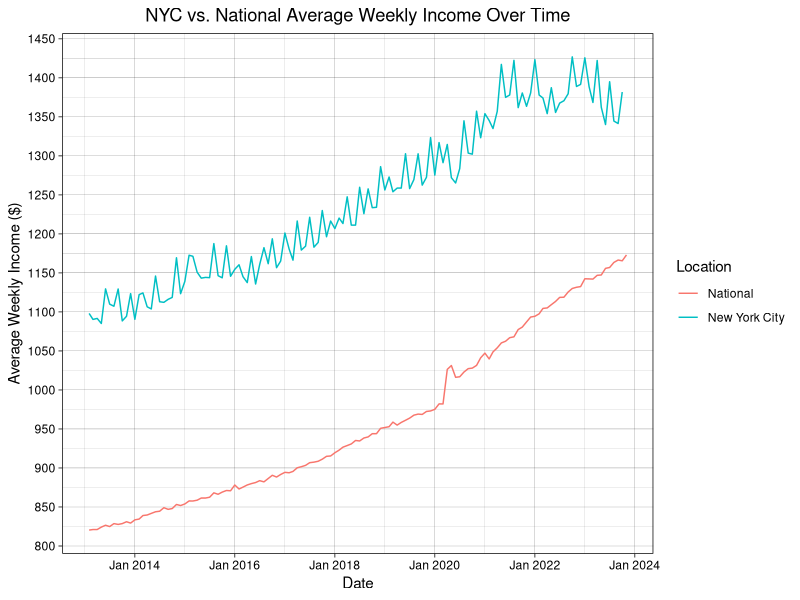
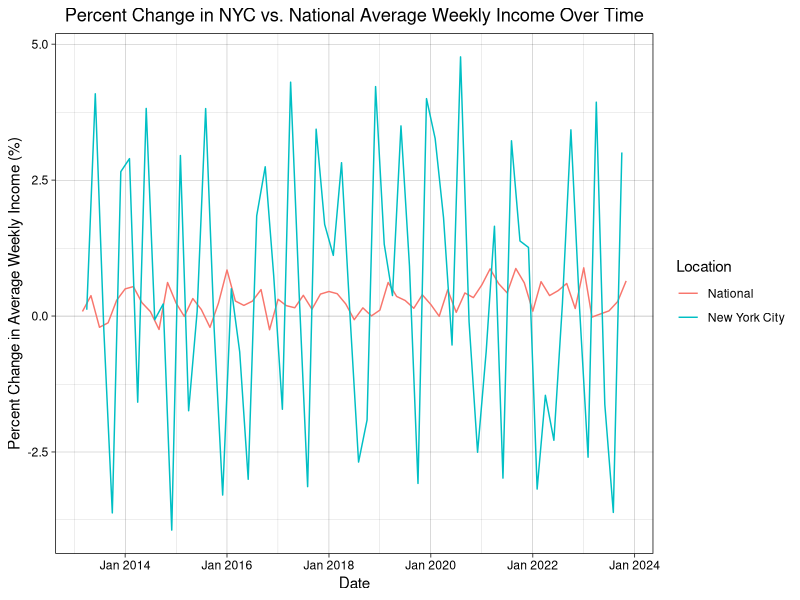
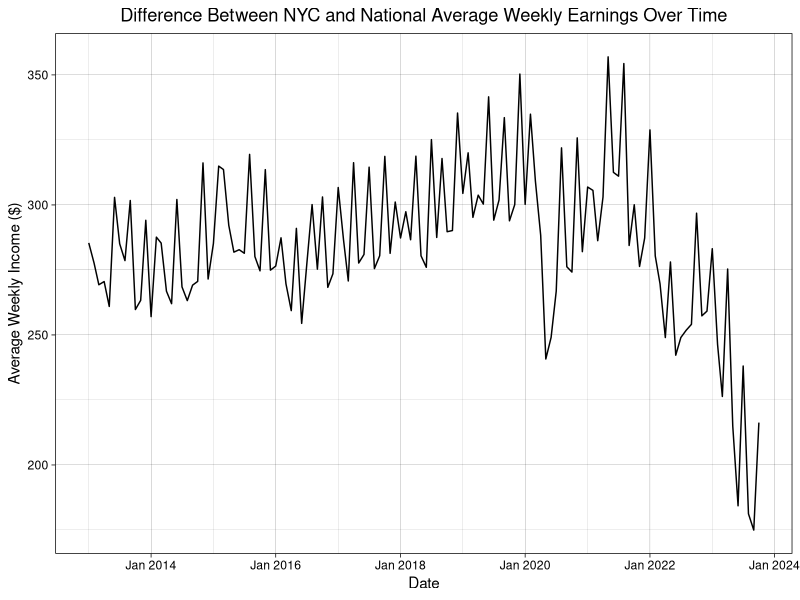

These charts were generated, in order, by the following R code:
## ---- chunk 1
library(ggplot2)
library(tidyr)
library(dplyr)
## ---- chunk 2

nyc_weekly_earnings <- read.csv("nyc_weekly_earnings.csv")

for (col in c("Jan", "Feb", "Mar", "Apr", "May", "Jun", "Jul", "Aug", "Sep", "Oct", "Nov"
              , "Dec", "Annual")) {
  nyc_weekly_earnings[[col]] <- as.numeric(gsub("[\\$,]", "", nyc_weekly_earnings[[col]]))
}

nyc_weekly_earnings <- subset(nyc_weekly_earnings, Year >= 2013)

nyc_weekly_earnings <- nyc_weekly_earnings |> select(-Annual)

national_weekly_earnings <- read.csv("Average weekly earnings of all employees, total private, seasonally adjusted-national.csv")

## ---- chunk 3

nyc_weekly_earnings <- pivot_longer(nyc_weekly_earnings, cols = -Year, names_to = "Month", values_to = "Value")
national_weekly_earnings <- pivot_longer(national_weekly_earnings, cols = -Year, names_to = "Month", values_to = "Value")

nyc_weekly_earnings$Location <- "New York City"

national_weekly_earnings$Location <- "National"

weekly_earnings <- rbind(nyc_weekly_earnings, national_weekly_earnings)

weekly_earnings$Date <- as.Date(paste(weekly_earnings$Year, weekly_earnings$Month, "01", sep = "-"), format = "%Y-%b-%d")

weekly_earnings <- weekly_earnings |>
  mutate(PercentChange = c(((Value - lag(Value)) / lag(Value)) * 100))

weekly_earnings <- na.omit(weekly_earnings)

ggplot(weekly_earnings, aes(x = Date, y = Value, color = Location)) +
  geom_line() +
  labs(title = "NYC vs. National Average Weekly Income Over Time",
       x = "Date",
       y = "Average Weekly Income ($)")+
  theme_linedraw()+
  scale_x_date(date_breaks = "2 year", date_labels = "%b %Y")+
  scale_y_continuous(breaks = seq(800, 1450, by = 50))+
  theme(plot.title = element_text(hjust = 0.5))

## ---- chunk 4
weekly_earnings <- weekly_earnings |>
  mutate(PercentChange = c(((Value - lag(Value)) / lag(Value)) * 100))

subsampled_df <- weekly_earnings |> slice(seq(1, n(), by = 2))

subsampled_df <- na.omit(subsampled_df)


ggplot(subsampled_df, aes(x = Date, y = PercentChange, color = Location)) +
  geom_line() +
  labs(title = "Percent Change in NYC vs. National Average Weekly Income Over Time",
       x = "Date",
       y = "Percent Change in Average Weekly Income (%)")+
  theme_linedraw()+
  scale_x_date(date_breaks = "2 year", date_labels = "%b %Y")+
  theme(plot.title = element_text(hjust = 0.5))
## ---- chunk 5

nyc_weekly_earnings$Difference <- nyc_weekly_earnings$Value - national_weekly_earnings$Value

nyc_weekly_earnings$Date <- as.Date(paste(nyc_weekly_earnings$Year, nyc_weekly_earnings$Month, "01", sep = "-"), format = "%Y-%b-%d")

nyc_weekly_earnings <- na.omit(nyc_weekly_earnings)

ggplot(nyc_weekly_earnings, aes(x = Date, y = Difference)) +
  geom_line() +
  labs(title = "Difference Between NYC and National Average Weekly Earnings Over Time",
       x = "Date",
       y = "Average Weekly Income ($)")+
  theme_linedraw()+
  scale_x_date(date_breaks = "2 year", date_labels = "%b %Y")+
  theme(plot.title = element_text(hjust = 0.5))

